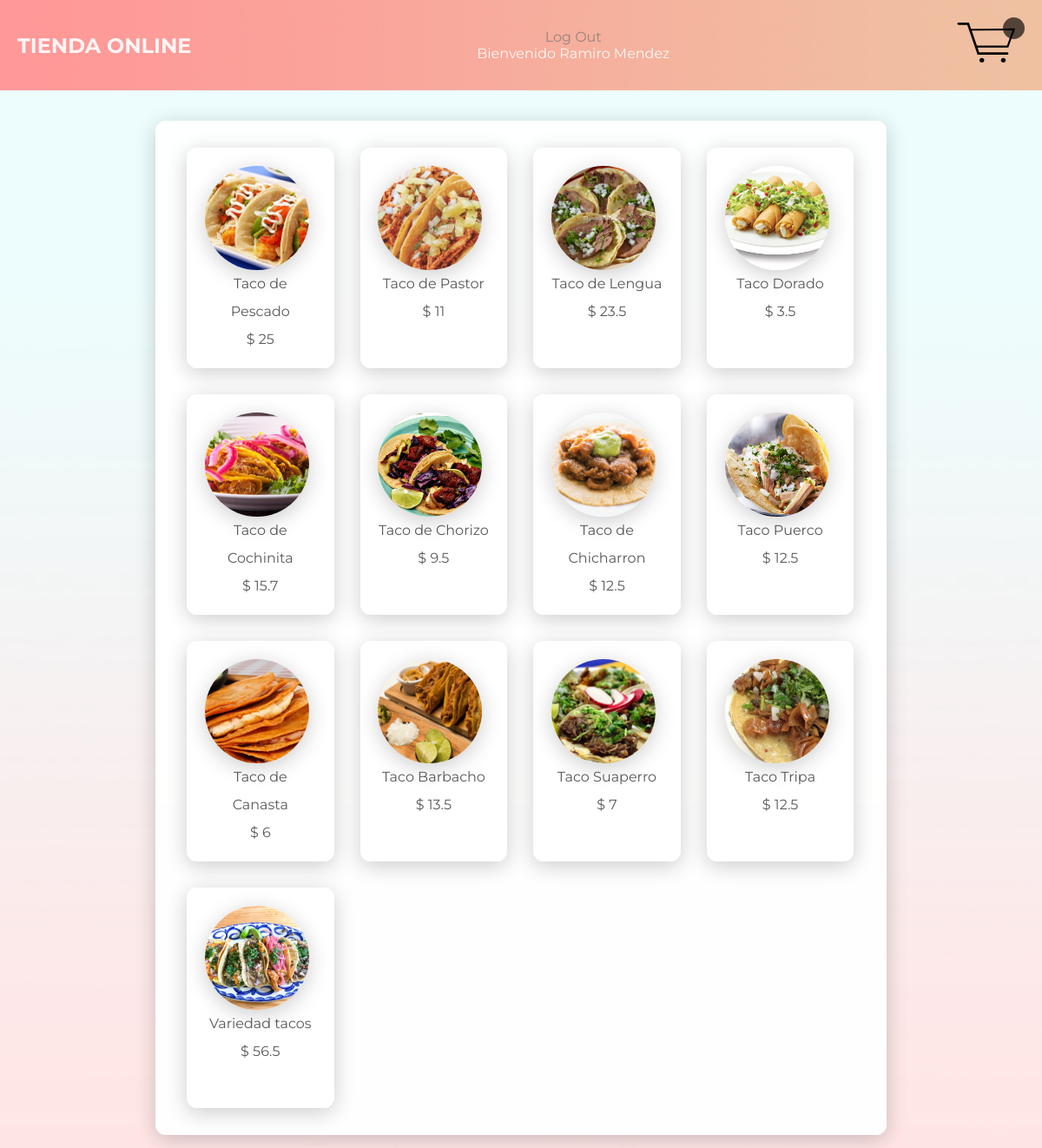
Screenshot of /tienda.php (signed in) with the database file from the repository.
### tables this page shows
CREATE TABLE `productos` (
  `id` int(11) NOT NULL,
  `nombre` varchar(128) NOT NULL,
  `codigo` varchar(32) NOT NULL,
  `descripcion` text NOT NULL,
  `costo` double NOT NULL,
  `stock` int(11) NOT NULL,
  `archivo_n` varchar(255) NOT NULL,
  `archivo` varchar(128) NOT NULL,
  `status` int(1) NOT NULL DEFAULT 1,
  `eliminado` int(1) NOT NULL DEFAULT 0
);

### tienda.php (the view, shortened to what this page needs)
<!DOCTYPE html>
<?php
    $user = $_SESSION['user'];
    require("conecta.php");
    $sql = "SELECT nombre, apellidos FROM clientes";
    $res = mysqli_query($con,$sql);
    $random = "false";
    for ($i=0; $f = $res->fetch_object(); $i++) {
        $cliente = $f->nombre." ".$f->apellidos;
        if ($cliente == $user) {
            $random = "false";
            break;
        }
        $random = "true";
    }
?>
<html lang="es">
    <head>
        <link rel="stylesheet" href="css/style.css">
    </head>
    <body>
        <header>
            <h2>TIENDA ONLINE</h2>
            <div class="invitado" style="display:grid; justify-items:center;">
                <?php
                    if ($random == "true") {
                        echo "<a href='cierraSesion.php'>¿Ya estás registrado?</a>";
                    }
                    else if ($random == "false"){
                        echo "<a class='logout' href=''>Log Out</a>                               ";
                    }
                ?>
                <label style='margin:0;'>Bienvenido <?= $_SESSION['user'] ?></label>
            </div>
            <div id="cantidad-carrito" class="carrito">
                <img class="icono" src="img/carrito.svg" alt="logo carrito" width="80px">
                <?php
                    require("conecta.php");
                    $sql = "SELECT pedidos.*, SUM(cantidad) AS total FROM pedidos_productos
                    INNER JOIN pedidos ON pedidos_productos.id_pedido = pedidos.id WHERE usuario = '$user' AND status = 0";
                    $res = mysqli_query($con,$sql);
                    $cant = $res->fetch_object();
                    $cant = $cant->total;
                ?>
                <div class="cantidad-carrito" value="<?= $cant ?>">
                </div>
            </div>
        </header>
        <main>
            <div class="contenedor ventana">
                <?php
                $sql = "SELECT * FROM productos WHERE status = 1 AND eliminado = 0 ORDER BY id DESC";
                $res  = mysqli_query($con,$sql);
                $fila = mysqli_num_rows($res);
                for ($i=$fila; $f = $res->fetch_object(); $i--) {
                    ?>
                    <div id="<?= $i ?>"class="ventana item">
                        <div class="celda-imagen" style="width:120px;height:120px;" title="<?= strtoupper($f->nombre)."\n".$f->descripcion ?>">
                            <img src='archivos/<?= $f->archivo_n ?>.jpg' alt='avatar'>
                        </div>
                        <div id="info<?= $i?>">
                            <div class="nombre">
                                <?= $f->nombre ?>
                            </div>
                            <div class="precio">
                                $ <?= $f->costo ?>
                            </div>
                        </div>
                    </div>
                <?php } ?>
            </div>
        </main>
    </body>
</html>

### css/style.css (style rules this page uses)
* { font-family: 'Montserrat', sans-serif; color: rgba(0, 0, 0, 0.65); margin: 0; padding: 0; }
html { background: url(../img/wall.jpg); background-size: cover; background-attachment: fixed; }
header { padding: 10px 20px; margin-bottom: 20px; background: url(../img/header.jpg); background-size: cover; display: flex; justify-content: space-between; align-items: center; }
main { display: flex; justify-content: center; align-items: center; text-align: center; }
.ventana { margin: 15px; padding: 1rem 1.3rem; box-shadow: 0 5px 25px rgba(0, 0, 0, 0.2); line-height: 2; border-radius: 12px; }
.celda-imagen { height: 70px; width: 70px; overflow: hidden; margin: 5px 0 0 0; border-radius: 50%; box-shadow: 0 5px 25px rgba(0, 0, 0, 0.2); display: flex; justify-content: center; align-items: center; }
img { max-width: auto; max-height: 100%; }
h1, label, a { color: rgba(117, 117, 117, 0.75); text-decoration: none; }
::placeholder { color: rgba(0, 0, 0, 0.5) }
.contenedor { display: flex; flex-wrap: wrap; max-width: 800px; height: auto; }
.item { width: 128px; height: 222px; display: block; }
.carrito { position: relative; text-align: center; }
.cantidad-carrito { display: flex; align-items: center; justify-content: center; border-radius: 50%; overflow: hidden; height: 25px; width: 25px; background-color: rgba(0, 0, 0, 0.65); font-size: 15px; color: white; position: absolute; top: 10px; right: 0; }
.item .celda-imagen { transition: transform .5s; }
header h2, label { color: rgba(255, 255, 255, 0.9); }
.ventana { background-color: rgba(255, 255, 255, 0.95); }

### rows the page displays
productos: archivo_n (picture), nombre "Taco de Pescado", costo "25"
productos: archivo_n (picture), nombre "Taco de Pastor", costo "11"
productos: archivo_n (picture), nombre "Taco de Lengua", costo "23.5"
productos: archivo_n (picture), nombre "Taco Dorado", costo "3.5"
productos: archivo_n (picture), nombre "Taco de Cochinita", costo "15.7"
productos: archivo_n (picture), nombre "Taco de Chorizo", costo "9.5"
productos: archivo_n (picture), nombre "Taco de Chicharron", costo "12.5"
productos: archivo_n (picture), nombre "Taco Puerco", costo "12.5"
productos: archivo_n (picture), nombre "Taco de Canasta", costo "6"
productos: archivo_n (picture), nombre "Taco Barbacho", costo "13.5"
productos: archivo_n (picture), nombre "Taco Suaperro", costo "7"
productos: archivo_n (picture), nombre "Taco Tripa", costo "12.5"
productos: archivo_n (picture), nombre "Variedad tacos", costo "56.5"

### other values shown
$_SESSION['user'] "Ramiro Mendez"
